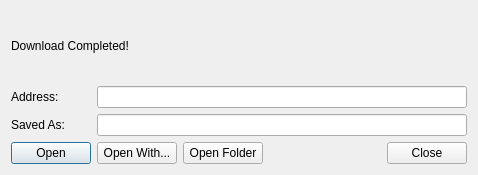
<?xml version="1.0" encoding="UTF-8"?>
<ui version="4.0">
 <class>FinishWindow</class>
 <widget class="QDialog" name="FinishWindow">
  <property name="geometry">
   <rect>
    <x>0</x>
    <y>0</y>
    <width>478</width>
    <height>175</height>
   </rect>
  </property>
  <property name="windowTitle">
   <string>Dialog</string>
  </property>
  <layout class="QGridLayout" name="gridLayout">
   <item row="0" column="0" colspan="2">
    <widget class="QLabel" name="label">
     <property name="text">
      <string>Download Completed!</string>
     </property>
    </widget>
   </item>
   <item row="1" column="0">
    <widget class="QLabel" name="label_2">
     <property name="text">
      <string>Address:</string>
     </property>
    </widget>
   </item>
   <item row="2" column="0">
    <widget class="QLabel" name="label_3">
     <property name="text">
      <string>Saved As:</string>
     </property>
    </widget>
   </item>
   <item row="3" column="0">
    <widget class="QPushButton" name="open">
     <property name="text">
      <string>Open</string>
     </property>
    </widget>
   </item>
   <item row="3" column="1">
    <widget class="QPushButton" name="openWith">
     <property name="text">
      <string>Open With...</string>
     </property>
    </widget>
   </item>
   <item row="3" column="2">
    <widget class="QPushButton" name="openFolder">
     <property name="text">
      <string>Open Folder</string>
     </property>
    </widget>
   </item>
   <item row="3" column="3">
    <spacer name="horizontalSpacer">
     <property name="orientation">
      <enum>Qt::Orientation::Horizontal</enum>
     </property>
     <property name="sizeHint" stdset="0">
      <size>
       <width>113</width>
       <height>20</height>
      </size>
     </property>
    </spacer>
   </item>
   <item row="3" column="4">
    <widget class="QPushButton" name="close">
     <property name="text">
      <string>Close</string>
     </property>
    </widget>
   </item>
   <item row="2" column="1" colspan="4">
    <widget class="QLineEdit" name="filePath"/>
   </item>
   <item row="1" column="1" colspan="4">
    <widget class="QLineEdit" name="address"/>
   </item>
  </layout>
 </widget>
 <resources/>
 <connections/>
</ui>
